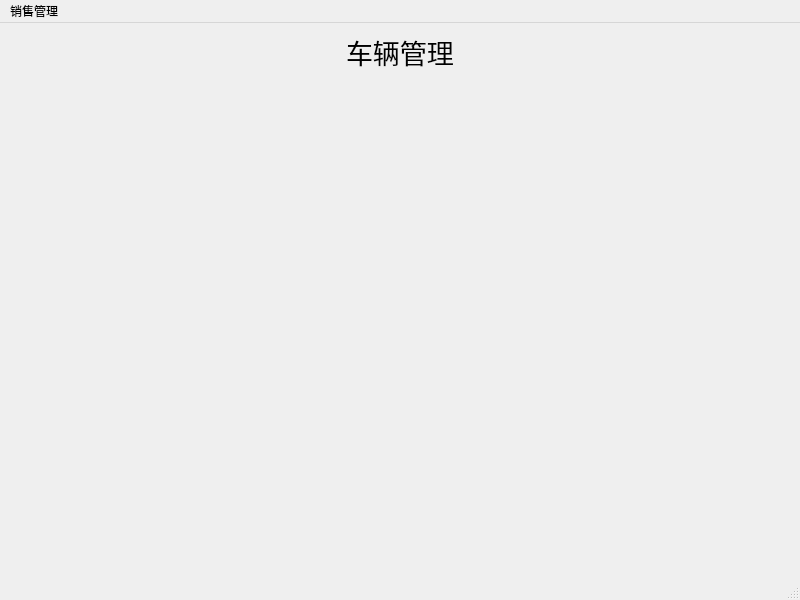
<?xml version="1.0" encoding="UTF-8"?>
<ui version="4.0">
 <class>management_page</class>
 <widget class="QMainWindow" name="management_page">
  <property name="geometry">
   <rect>
    <x>0</x>
    <y>0</y>
    <width>800</width>
    <height>600</height>
   </rect>
  </property>
  <property name="windowTitle">
   <string>MainWindow</string>
  </property>
  <widget class="QWidget" name="centralwidget">
   <layout class="QGridLayout" name="gridLayout">
    <item row="0" column="0">
     <spacer name="horizontalSpacer">
      <property name="orientation">
       <enum>Qt::Horizontal</enum>
      </property>
      <property name="sizeHint" stdset="0">
       <size>
        <width>311</width>
        <height>20</height>
       </size>
      </property>
     </spacer>
    </item>
    <item row="0" column="1">
     <widget class="QLabel" name="label">
      <property name="font">
       <font>
        <family>楷体</family>
        <pointsize>20</pointsize>
        <weight>50</weight>
        <italic>false</italic>
        <bold>false</bold>
       </font>
      </property>
      <property name="text">
       <string>车辆管理</string>
      </property>
     </widget>
    </item>
    <item row="1" column="0" colspan="3">
     <widget class="QStackedWidget" name="stackedWidget">
      <property name="font">
       <font>
        <family>楷体</family>
       </font>
      </property>
      <property name="currentIndex">
       <number>1</number>
      </property>
      <widget class="QWidget" name="car">
       <layout class="QGridLayout" name="gridLayout_2">
        <item row="0" column="0">
         <widget class="QSplitter" name="splitter">
          <property name="orientation">
           <enum>Qt::Horizontal</enum>
          </property>
          <widget class="QToolBox" name="toolBox">
           <property name="sizePolicy">
            <sizepolicy hsizetype="Expanding" vsizetype="Preferred">
             <horstretch>0</horstretch>
             <verstretch>0</verstretch>
            </sizepolicy>
           </property>
           <property name="minimumSize">
            <size>
             <width>350</width>
             <height>0</height>
            </size>
           </property>
           <property name="currentIndex">
            <number>2</number>
           </property>
           <widget class="QWidget" name="page">
            <property name="geometry">
             <rect>
              <x>0</x>
              <y>0</y>
              <width>350</width>
              <height>375</height>
             </rect>
            </property>
            <attribute name="label">
             <string>出售车辆</string>
            </attribute>
            <widget class="QLabel" name="label_2">
             <property name="geometry">
              <rect>
               <x>60</x>
               <y>10</y>
               <width>61</width>
               <height>31</height>
              </rect>
             </property>
             <property name="font">
              <font>
               <family>楷体</family>
               <pointsize>12</pointsize>
              </font>
             </property>
             <property name="text">
              <string>厂家:</string>
             </property>
            </widget>
            <widget class="QComboBox" name="comboBox_factory">
             <property name="geometry">
              <rect>
               <x>116</x>
               <y>10</y>
               <width>111</width>
               <height>31</height>
              </rect>
             </property>
             <property name="font">
              <font>
               <family>楷体</family>
               <pointsize>9</pointsize>
              </font>
             </property>
             <property name="editable">
              <bool>false</bool>
             </property>
            </widget>
            <widget class="QLabel" name="label_4">
             <property name="geometry">
              <rect>
               <x>20</x>
               <y>130</y>
               <width>71</width>
               <height>31</height>
              </rect>
             </property>
             <property name="font">
              <font>
               <family>楷体</family>
               <pointsize>12</pointsize>
              </font>
             </property>
             <property name="text">
              <string>报价：</string>
             </property>
            </widget>
            <widget class="QLineEdit" name="lineEdit_price">
             <property name="geometry">
              <rect>
               <x>80</x>
               <y>130</y>
               <width>191</width>
               <height>31</height>
              </rect>
             </property>
             <property name="font">
              <font>
               <family>楷体</family>
               <pointsize>12</pointsize>
              </font>
             </property>
             <property name="layoutDirection">
              <enum>Qt::LeftToRight</enum>
             </property>
             <property name="alignment">
              <set>Qt::AlignRight|Qt::AlignTrailing|Qt::AlignVCenter</set>
             </property>
            </widget>
            <widget class="QLabel" name="label_5">
             <property name="geometry">
              <rect>
               <x>280</x>
               <y>130</y>
               <width>31</width>
               <height>31</height>
              </rect>
             </property>
             <property name="font">
              <font>
               <family>楷体</family>
               <pointsize>12</pointsize>
              </font>
             </property>
             <property name="text">
              <string>万</string>
             </property>
            </widget>
            <widget class="QLabel" name="label_6">
             <property name="geometry">
              <rect>
               <x>20</x>
               <y>200</y>
               <width>71</width>
               <height>31</height>
              </rect>
             </property>
             <property name="font">
              <font>
               <family>楷体</family>
               <pointsize>12</pointsize>
              </font>
             </property>
             <property name="text">
              <string>数量:</string>
             </property>
            </widget>
            <widget class="QSpinBox" name="spinBox">
             <property name="geometry">
              <rect>
               <x>80</x>
               <y>200</y>
               <width>111</width>
               <height>31</height>
              </rect>
             </property>
             <property name="font">
              <font>
               <family>楷体</family>
               <pointsize>12</pointsize>
              </font>
             </property>
             <property name="frame">
              <bool>false</bool>
             </property>
             <property name="alignment">
              <set>Qt::AlignRight|Qt::AlignTrailing|Qt::AlignVCenter</set>
             </property>
            </widget>
            <widget class="QLabel" name="label_7">
             <property name="geometry">
              <rect>
               <x>200</x>
               <y>200</y>
               <width>111</width>
               <height>31</height>
              </rect>
             </property>
             <property name="font">
              <font>
               <family>楷体</family>
               <pointsize>12</pointsize>
              </font>
             </property>
             <property name="text">
              <string>剩余数量：</string>
             </property>
            </widget>
            <widget class="QLabel" name="label_last">
             <property name="geometry">
              <rect>
               <x>290</x>
               <y>200</y>
               <width>51</width>
               <height>31</height>
              </rect>
             </property>
             <property name="font">
              <font>
               <family>楷体</family>
               <pointsize>12</pointsize>
              </font>
             </property>
             <property name="text">
              <string>20</string>
             </property>
            </widget>
            <widget class="QLabel" name="label_16">
             <property name="geometry">
              <rect>
               <x>280</x>
               <y>260</y>
               <width>51</width>
               <height>31</height>
              </rect>
             </property>
             <property name="font">
              <font>
               <family>楷体</family>
               <pointsize>12</pointsize>
              </font>
             </property>
             <property name="text">
              <string>万</string>
             </property>
            </widget>
            <widget class="QLineEdit" name="lineEdit_total">
             <property name="geometry">
              <rect>
               <x>80</x>
               <y>260</y>
               <width>191</width>
               <height>31</height>
              </rect>
             </property>
            </widget>
            <widget class="QLabel" name="label_17">
             <property name="geometry">
              <rect>
               <x>20</x>
               <y>260</y>
               <width>71</width>
               <height>31</height>
              </rect>
             </property>
             <property name="font">
              <font>
               <family>楷体</family>
               <pointsize>12</pointsize>
              </font>
             </property>
             <property name="text">
              <string>金额：</string>
             </property>
            </widget>
            <widget class="QPushButton" name="pushButton_confirm">
             <property name="geometry">
              <rect>
               <x>41</x>
               <y>334</y>
               <width>111</width>
               <height>31</height>
              </rect>
             </property>
             <property name="font">
              <font>
               <family>楷体</family>
               <pointsize>12</pointsize>
              </font>
             </property>
             <property name="text">
              <string>确认</string>
             </property>
            </widget>
            <widget class="QPushButton" name="pushButton_cancel">
             <property name="geometry">
              <rect>
               <x>206</x>
               <y>334</y>
               <width>111</width>
               <height>31</height>
              </rect>
             </property>
             <property name="font">
              <font>
               <family>楷体</family>
               <pointsize>12</pointsize>
              </font>
             </property>
             <property name="text">
              <string>取消</string>
             </property>
            </widget>
            <widget class="QComboBox" name="comboBox_brand">
             <property name="geometry">
              <rect>
               <x>116</x>
               <y>70</y>
               <width>111</width>
               <height>31</height>
              </rect>
             </property>
             <property name="font">
              <font>
               <family>楷体</family>
              </font>
             </property>
             <property name="editable">
              <bool>false</bool>
             </property>
            </widget>
            <widget class="QLabel" name="label_3">
             <property name="geometry">
              <rect>
               <x>60</x>
               <y>60</y>
               <width>91</width>
               <height>51</height>
              </rect>
             </property>
             <property name="font">
              <font>
               <family>楷体</family>
               <pointsize>12</pointsize>
              </font>
             </property>
             <property name="text">
              <string>品牌:</string>
             </property>
            </widget>
           </widget>
           <widget class="QWidget" name="page_2">
            <property name="geometry">
             <rect>
              <x>0</x>
              <y>0</y>
              <width>350</width>
              <height>375</height>
             </rect>
            </property>
            <attribute name="label">
             <string>新车入库</string>
            </attribute>
            <widget class="QLabel" name="label_8">
             <property name="geometry">
              <rect>
               <x>60</x>
               <y>10</y>
               <width>111</width>
               <height>51</height>
              </rect>
             </property>
             <property name="font">
              <font>
               <pointsize>12</pointsize>
              </font>
             </property>
             <property name="text">
              <string>厂家：</string>
             </property>
            </widget>
            <widget class="QComboBox" name="comboBox_factory_new">
             <property name="geometry">
              <rect>
               <x>120</x>
               <y>20</y>
               <width>121</width>
               <height>31</height>
              </rect>
             </property>
             <property name="font">
              <font>
               <pointsize>9</pointsize>
              </font>
             </property>
            </widget>
            <widget class="QLabel" name="label_9">
             <property name="geometry">
              <rect>
               <x>60</x>
               <y>70</y>
               <width>91</width>
               <height>31</height>
              </rect>
             </property>
             <property name="font">
              <font>
               <pointsize>12</pointsize>
              </font>
             </property>
             <property name="text">
              <string>品牌：</string>
             </property>
            </widget>
            <widget class="QComboBox" name="comboBox_brand_new">
             <property name="geometry">
              <rect>
               <x>120</x>
               <y>71</y>
               <width>121</width>
               <height>31</height>
              </rect>
             </property>
            </widget>
            <widget class="QLabel" name="label_10">
             <property name="geometry">
              <rect>
               <x>0</x>
               <y>130</y>
               <width>341</width>
               <height>61</height>
              </rect>
             </property>
             <property name="font">
              <font>
               <pointsize>12</pointsize>
              </font>
             </property>
             <property name="text">
              <string>请选择新添车辆的数目：(最大值999)</string>
             </property>
            </widget>
            <widget class="QSpinBox" name="spinBox_new">
             <property name="geometry">
              <rect>
               <x>100</x>
               <y>200</y>
               <width>141</width>
               <height>41</height>
              </rect>
             </property>
             <property name="font">
              <font>
               <pointsize>12</pointsize>
              </font>
             </property>
             <property name="frame">
              <bool>false</bool>
             </property>
             <property name="alignment">
              <set>Qt::AlignRight|Qt::AlignTrailing|Qt::AlignVCenter</set>
             </property>
             <property name="accelerated">
              <bool>true</bool>
             </property>
             <property name="maximum">
              <number>999</number>
             </property>
            </widget>
            <widget class="QPushButton" name="btn_confirm_new">
             <property name="geometry">
              <rect>
               <x>20</x>
               <y>300</y>
               <width>111</width>
               <height>31</height>
              </rect>
             </property>
             <property name="font">
              <font>
               <pointsize>12</pointsize>
              </font>
             </property>
             <property name="text">
              <string>确认</string>
             </property>
            </widget>
            <widget class="QPushButton" name="btn_cancel_new">
             <property name="geometry">
              <rect>
               <x>190</x>
               <y>300</y>
               <width>111</width>
               <height>31</height>
              </rect>
             </property>
             <property name="font">
              <font>
               <pointsize>12</pointsize>
              </font>
             </property>
             <property name="text">
              <string>取消</string>
             </property>
            </widget>
           </widget>
           <widget class="QWidget" name="page_3">
            <attribute name="label">
             <string>新款上市</string>
            </attribute>
            <widget class="QLabel" name="label_11">
             <property name="geometry">
              <rect>
               <x>10</x>
               <y>60</y>
               <width>111</width>
               <height>31</height>
              </rect>
             </property>
             <property name="font">
              <font>
               <pointsize>10</pointsize>
              </font>
             </property>
             <property name="text">
              <string>请输入厂家：</string>
             </property>
            </widget>
            <widget class="QLabel" name="label_12">
             <property name="geometry">
              <rect>
               <x>80</x>
               <y>10</y>
               <width>191</width>
               <height>31</height>
              </rect>
             </property>
             <property name="font">
              <font>
               <pointsize>12</pointsize>
              </font>
             </property>
             <property name="text">
              <string>新款车辆信息采集</string>
             </property>
            </widget>
            <widget class="QLineEdit" name="edit_factory_newK">
             <property name="geometry">
              <rect>
               <x>120</x>
               <y>60</y>
               <width>181</width>
               <height>31</height>
              </rect>
             </property>
             <property name="font">
              <font>
               <pointsize>10</pointsize>
              </font>
             </property>
            </widget>
            <widget class="QLabel" name="label_13">
             <property name="geometry">
              <rect>
               <x>10</x>
               <y>110</y>
               <width>101</width>
               <height>31</height>
              </rect>
             </property>
             <property name="font">
              <font>
               <pointsize>10</pointsize>
              </font>
             </property>
             <property name="text">
              <string>请输入品牌：</string>
             </property>
            </widget>
            <widget class="QLineEdit" name="edit_brand_newK">
             <property name="geometry">
              <rect>
               <x>120</x>
               <y>110</y>
               <width>181</width>
               <height>31</height>
              </rect>
             </property>
             <property name="font">
              <font>
               <pointsize>10</pointsize>
              </font>
             </property>
            </widget>
            <widget class="QLabel" name="label_14">
             <property name="geometry">
              <rect>
               <x>11</x>
               <y>164</y>
               <width>101</width>
               <height>21</height>
              </rect>
             </property>
             <property name="font">
              <font>
               <pointsize>10</pointsize>
              </font>
             </property>
             <property name="text">
              <string>请输入报价：</string>
             </property>
            </widget>
            <widget class="QLineEdit" name="edit_price_newK">
             <property name="geometry">
              <rect>
               <x>120</x>
               <y>160</y>
               <width>181</width>
               <height>31</height>
              </rect>
             </property>
             <property name="font">
              <font>
               <pointsize>10</pointsize>
              </font>
             </property>
            </widget>
            <widget class="QLabel" name="label_15">
             <property name="geometry">
              <rect>
               <x>10</x>
               <y>200</y>
               <width>111</width>
               <height>51</height>
              </rect>
             </property>
             <property name="font">
              <font>
               <pointsize>10</pointsize>
              </font>
             </property>
             <property name="text">
              <string>请输入数量：</string>
             </property>
            </widget>
            <widget class="QLineEdit" name="edit_num_newK">
             <property name="geometry">
              <rect>
               <x>120</x>
               <y>210</y>
               <width>181</width>
               <height>31</height>
              </rect>
             </property>
             <property name="font">
              <font>
               <pointsize>10</pointsize>
              </font>
             </property>
            </widget>
            <widget class="QPushButton" name="btn_confirm_newK">
             <property name="geometry">
              <rect>
               <x>30</x>
               <y>290</y>
               <width>111</width>
               <height>31</height>
              </rect>
             </property>
             <property name="font">
              <font>
               <pointsize>12</pointsize>
              </font>
             </property>
             <property name="text">
              <string>确认</string>
             </property>
            </widget>
            <widget class="QPushButton" name="btn_cancel_newK">
             <property name="geometry">
              <rect>
               <x>180</x>
               <y>290</y>
               <width>111</width>
               <height>31</height>
              </rect>
             </property>
             <property name="font">
              <font>
               <pointsize>12</pointsize>
              </font>
             </property>
             <property name="text">
              <string>取消</string>
             </property>
            </widget>
           </widget>
          </widget>
          <widget class="QTextEdit" name="textEdit">
           <property name="readOnly">
            <bool>true</bool>
           </property>
           <property name="html">
            <string>&lt;!DOCTYPE HTML PUBLIC &quot;-//W3C//DTD HTML 4.0//EN&quot; &quot;http://www.w3.org/TR/REC-html40/strict.dtd&quot;&gt;
&lt;html&gt;&lt;head&gt;&lt;meta name=&quot;qrichtext&quot; content=&quot;1&quot; /&gt;&lt;style type=&quot;text/css&quot;&gt;
p, li { white-space: pre-wrap; }
&lt;/style&gt;&lt;/head&gt;&lt;body style=&quot; font-family:'楷体'; font-size:9pt; font-weight:400; font-style:normal;&quot;&gt;
&lt;p align=&quot;center&quot; style=&quot; margin-top:0px; margin-bottom:0px; margin-left:0px; margin-right:0px; -qt-block-indent:0; text-indent:0px;&quot;&gt;&lt;span style=&quot; font-size:18pt;&quot;&gt;日销售清单：&lt;/span&gt;&lt;/p&gt;
&lt;p style=&quot;-qt-paragraph-type:empty; margin-top:0px; margin-bottom:0px; margin-left:0px; margin-right:0px; -qt-block-indent:0; text-indent:0px; font-size:18pt;&quot;&gt;&lt;br /&gt;&lt;/p&gt;&lt;/body&gt;&lt;/html&gt;</string>
           </property>
          </widget>
         </widget>
        </item>
       </layout>
      </widget>
      <widget class="QWidget" name="calc"/>
     </widget>
    </item>
    <item row="0" column="2">
     <spacer name="horizontalSpacer_2">
      <property name="orientation">
       <enum>Qt::Horizontal</enum>
      </property>
      <property name="sizeHint" stdset="0">
       <size>
        <width>311</width>
        <height>20</height>
       </size>
      </property>
     </spacer>
    </item>
   </layout>
  </widget>
  <widget class="QMenuBar" name="menubar">
   <property name="geometry">
    <rect>
     <x>0</x>
     <y>0</y>
     <width>800</width>
     <height>26</height>
    </rect>
   </property>
   <widget class="QMenu" name="menu">
    <property name="title">
     <string>销售管理</string>
    </property>
    <addaction name="actionCar"/>
    <addaction name="actionCalc"/>
   </widget>
   <addaction name="menu"/>
  </widget>
  <widget class="QStatusBar" name="statusbar"/>
  <action name="actionCar">
   <property name="text">
    <string>车辆管理</string>
   </property>
  </action>
  <action name="actionCalc">
   <property name="text">
    <string>销售统计</string>
   </property>
  </action>
 </widget>
 <resources/>
 <connections/>
</ui>
